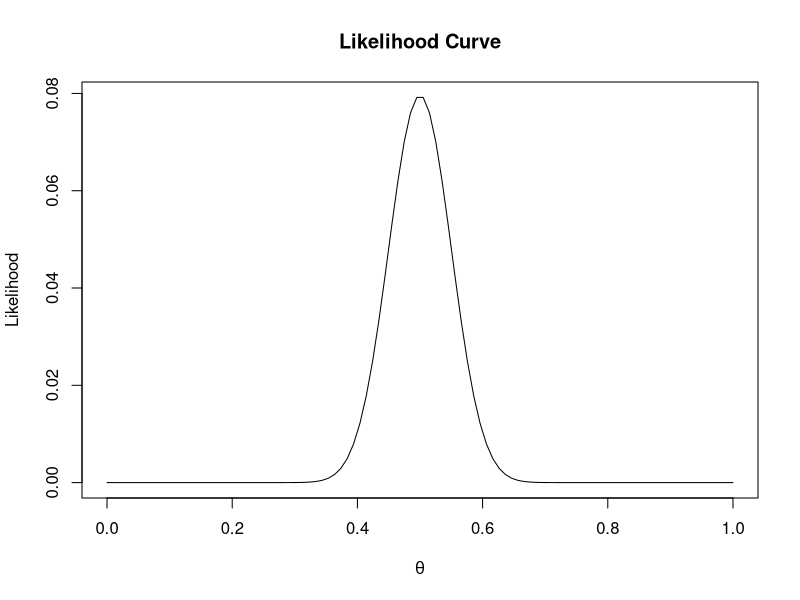

Recreate this plot in R.
#plot likelihood curve----
n<-100 #set total trials
x<-50 #set successes
theta<- seq(0,1,len=100) #create theta variable, from 0 to 1
like <- dbinom(x,n,theta) #create likelihood function
plot(theta,like,type='l',xlab=expression(theta), ylab='Likelihood', main="Likelihood Curve")

#? Daniel Lakens, 2016. 
# This work is licensed under a Creative Commons Attribution-NonCommercial-ShareAlike 4.0 International License. https://creativecommons.org/licenses/by-nc-sa/4.0/